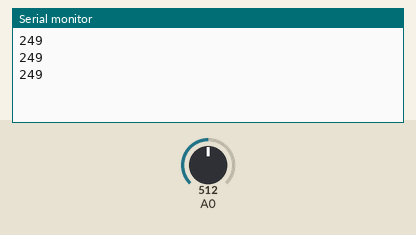
Simulated run of this sketch. Board: Arduino Uno, built with avr-gcc and run on an emulated ATmega328P. On the bench: the last lines printed to the serial monitor. The test bench sets the inputs (shaded band); at power-on: A0 = 512.

Above: at 1.3 s.
1.4 s: A0 set to 716
At 1.9 s:
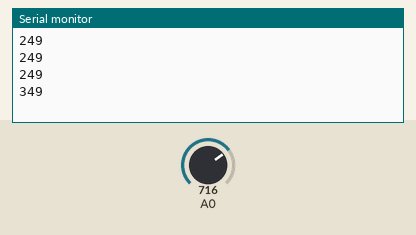
2.9 s: A0 set to 900
At 3.4 s:
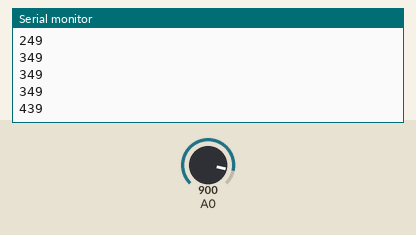
Timing chart, 0 to 5.9 s (numbered marks = the images above; inputs shaded):
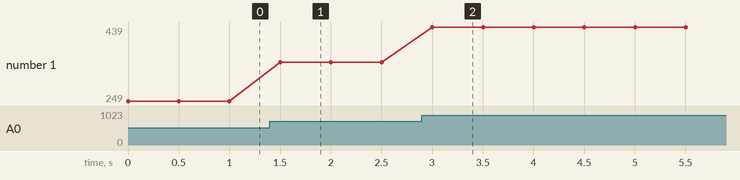

Measured:
- after the input at 1.4 s, the serial monitor: prints a new line after 0.10 s (image 1)
- after the input at 2.9 s, the serial monitor: prints a new line after 0.10 s (image 2)
- plotted number 1: 249 → 349 after the input at 1.4 s, 349 → 439 after the input at 2.9 s

The sketch:

mulearn91.ino
```cpp
void setup()
{
  pinMode(A0, INPUT);
  Serial.begin(9600);
}

void loop()
{
 int val;
 int tmp;
 val=analogRead(A0);
 tmp=val/2.048;
 Serial.println(tmp);
 delay(500);
}
```
